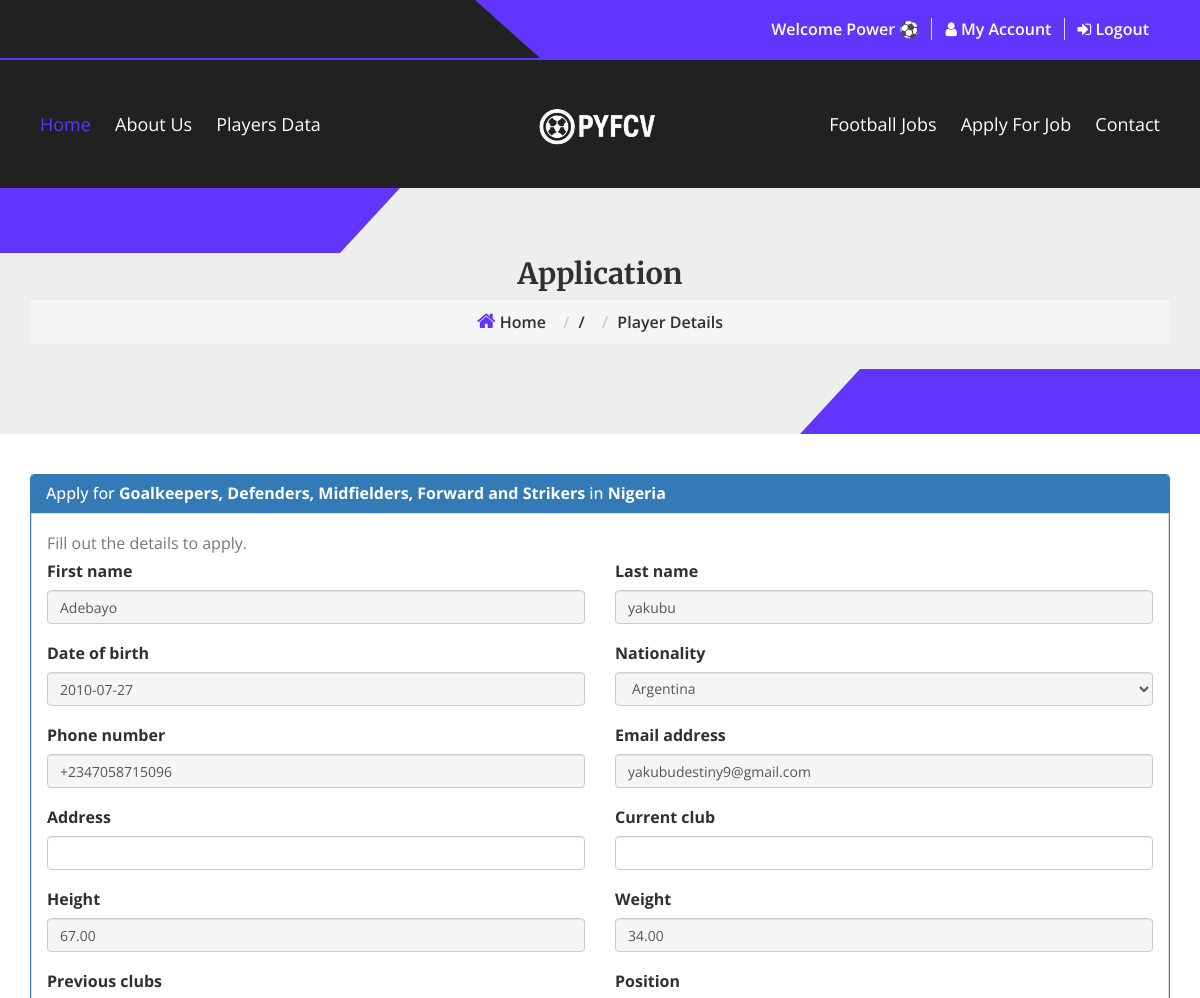
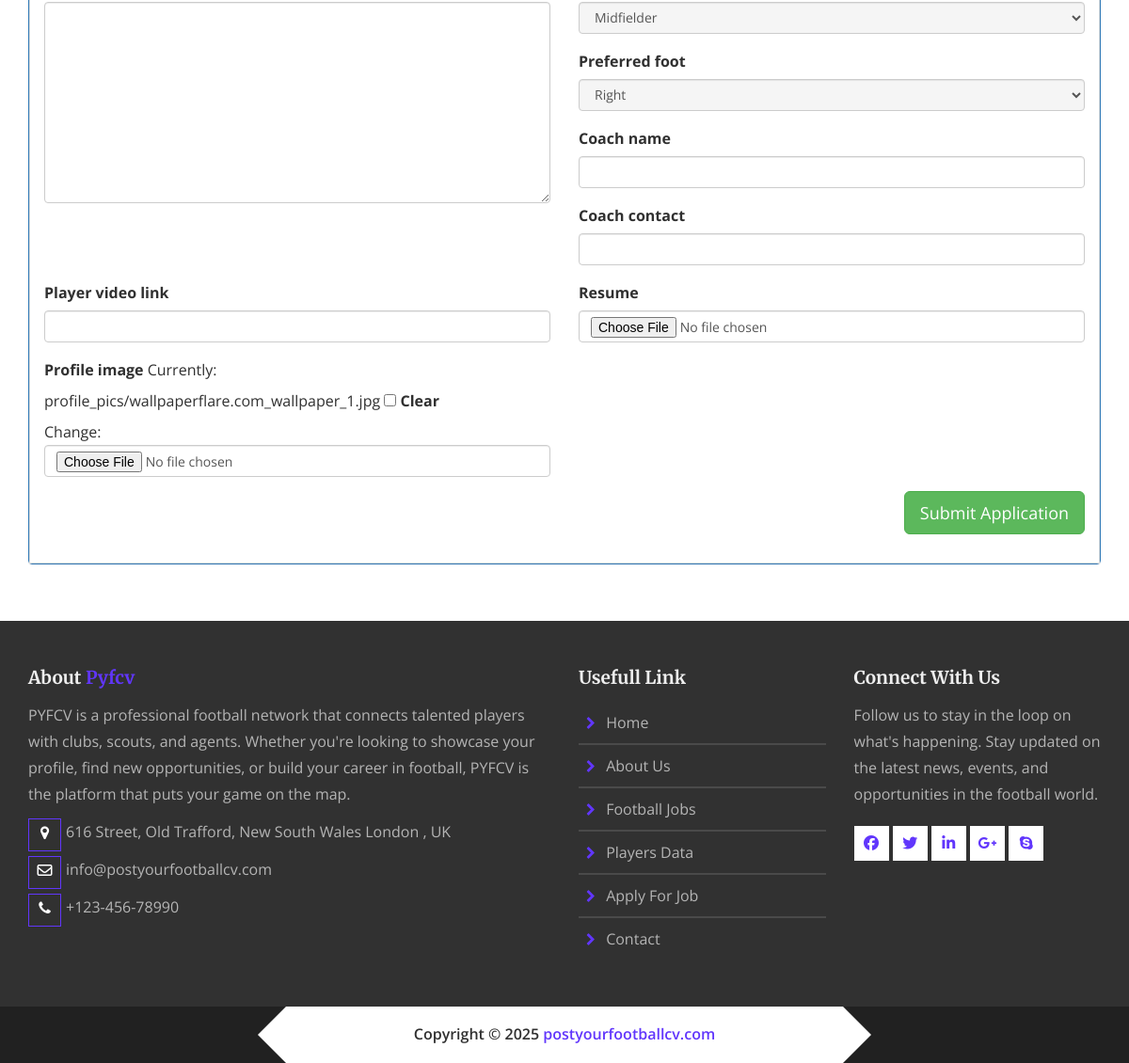
Page /accounts/jobs/2/apply/ (signed in) on the committed database (2 pictures, top to bottom).
### accounts/models.py (models this page shows, shortened)
class Account(AbstractBaseUser, PermissionsMixin):
    username        = models.CharField(max_length=150, unique=True)
    email           = models.EmailField(max_length=254, unique=True)
    first_name      = models.CharField(max_length=30)
    last_name       = models.CharField(max_length=30)
    phone_number    = PhoneNumberField(max_length=20, blank=True, null=True)
    date_of_birth   = models.DateField(blank=True, null=True)
    nationality     = CountryField(max_length=50, blank=True, null=True)
    bio             = models.TextField(blank=True, null=True, help_text="A short personal bio")
    birth_date      = models.CharField(max_length=100,blank=True,null=True, help_text="e.g january 5th, 1996")
    birth_place     = models.CharField(max_length=100,blank=True,null=True ,help_text="e.g Manchester - UK")
    height          = models.DecimalField(
                        max_digits=5, decimal_places=2,
                        blank=True, null=True,
                        help_text="Height in cm"
                     )
    weight          = models.DecimalField(
                        max_digits=5, decimal_places=2,
                        blank=True, null=True,
                        help_text="Weight in kg"
                     )
    position        = models.CharField(
                        max_length=2,
                        choices=POSITION_CHOICES,
                        blank=True, null=True
                     )
    preferred_foot  = models.CharField(
                        max_length=5,
                        choices=FOOT_CHOICES,
                        blank=True, null=True
                     )
    profile_image  = models.ImageField(upload_to='profile_pics/',
                        default='profile_pics/profile_pic.webp',
                        blank=True)
    date_joined     = models.DateTimeField(auto_now_add=True)
    last_login      = models.DateTimeField(auto_now=True)
    is_active       = models.BooleanField(default=True)
    is_staff        = models.BooleanField(default=False)
    is_admin        = models.BooleanField(default=False)
    is_superuser    = models.BooleanField(default=False)
    objects         = AccountManager()
    USERNAME_FIELD  = 'username'
    REQUIRED_FIELDS = ['email', 'first_name', 'last_name']

class FootballJob(models.Model):
    country_name = models.CharField(max_length=100, blank=True, null=True)
    country_flag = models.ImageField(upload_to='country_flags/', blank=True, null=True)
    position_title = models.CharField(max_length=100, blank=True, null=True)
    requirement_description = models.TextField(blank=True, null=True)
    salary_offer = models.CharField(max_length=100, blank=True, null=True)
    age_range = models.CharField(max_length=50, blank=True, null=True)
    created_at = models.DateTimeField(auto_now_add=True)

### accounts/views.py (the view)
# urls.py: path('jobs/<int:job_id>/apply/',views.apply_for_job, name='apply_for_job'),
@login_required
def apply_for_job(request, job_id):
    job = get_object_or_404(FootballJob, id=job_id)
    user = request.user
    if not is_profile_complete(user):
        return redirect('player_account')  # Change this to your profile update URL name
    if request.method == 'POST':
        form = PlayerJobApplicationForm(request.POST, request.FILES, user=user)
        if form.is_valid():
            try:
                application = form.save(commit=False)
                application.job = job
                application.save()
                messages.success(request, "Application submitted successfully.")
                return redirect('apply_for_job', job_id=job.id)
            except Exception as e:
                messages.error(request, f"An error occurred while saving your application: {str(e)}")
        else:
            messages.error(request, "Please correct the errors in the form before submitting.")
            print(form.errors)
    else:
        initial_data = {
            'first_name': user.first_name,
            'last_name': user.last_name,
            'date_of_birth': user.date_of_birth,
            'nationality': user.nationality,
            'phone_number': user.phone_number,
            'email_address': user.email,
            'height': user.height,
            'weight': user.weight,
            'position': user.position,
            'preferred_foot': user.preferred_foot,
            'profile_image': user.profile_image,
        }
        form = PlayerJobApplicationForm(initial=initial_data, user=user)
    return render(request, 'home/apply.html', {'form': form, 'job': job})

### accounts/views.py (called while the page is built)
def is_profile_complete(user):
    required_fields = [
        user.first_name,
        user.last_name,
        user.date_of_birth,
        user.nationality,
        user.phone_number,
        user.height,
        user.weight,
        user.position,
        user.preferred_foot,
        user.profile_image,
    ]
    return all(required_fields)

### templates/home/apply.html (shortened to what this page needs)
{% extends "core/base/base.html" %}
{% load static %}
{% block contents %}
<section class="kick-breadcromb-area">
    <div class="container">
        <div class="row">
            <div class="col-md-12">
                <div class="breadcromb-box text-center">
                    <h2>Application</h2>
                    <ul class="breadcrumb">
                        <li><a href="{% url 'home' %}"><i class="fa fa-home"></i> Home</a></li>
                        <li>/</li>
                        <li>Player Details</li>
                    </ul>
                </div>
            </div>
        </div>
    </div>
</section>
<section class="application-form-section" style="padding: 40px 0;">
    <div class="container">
        <div class="panel panel-primary">
            <div class="panel-heading">
                <h3 class="panel-title">
                    Apply for <strong>{{ job.position_title }}</strong> in <strong>{{ job.country_name }}</strong>
                </h3>
            </div>
            <div class="panel-body">
                <p class="text-muted">Fill out the details to apply.</p>
                <form method="post" enctype="multipart/form-data"  action="{% url 'apply_for_job' job.id %}">
                    <div class="row">
                        {% for field in form %}
                            <div class="form-group col-md-6 col-sm-12">
                                <label for="{{ field.id_for_label }}">{{ field.label }}</label>
                                {{ field }}
                            </div>
                        {% endfor %}
                    </div>
                    <div class="form-group text-right">
                        <button type="submit" class="btn btn-success btn-lg">Submit Application</button>
                    </div>
                </form>
            </div>
        </div>
    </div>
</section>
{% endblock %}

### templates/core/sections/navbar.html (shortened to what this page needs)
{% load static %}
    <section class="kick-header-area">
        <div class="header-top-area">
            <div class="header-top-overlay"></div>
            <div class="container">
                <div class="row">
                    <div class="col-sm-5">
                    </div>
                    <div class="col-sm-7">
                        <div class="header-top-right">
                          {% if request.user.is_authenticated %}
                                 <a>
                                   Welcome {{ request.user.username }} ⚽
                                  </a>
                              <a href="{% url 'player_account' %}">
                                <i class="fa fa-user"></i>
                                My Account
                            </a>
                            {% else %}
                              <a href="{% url 'auth_login' %}">
                                <i class="fa fa-user"></i>
                                My Account
                            </a>
                            {% endif %}
                           {% if request.user.is_authenticated %}
                                <a href="{% url 'auth_logout' %}">
                                    <i class="fa fa-sign-in"></i>
                                    logout
                                </a>
                            {% endif %}
                        </div>
                    </div>
                </div>
            </div>
        </div>
        <div class="header-mainmenu-area">
            <div class="container">
                <div class="kick-desktop-menu">
                    <div class="row">
                        <div class="col-md-12">
                            <div class="mainmenu-left pull-left">
                                <nav>
                                    <ul id="navigation_menu">
                                        <li class="current-page-item">
                                            <a href="{% url 'home' %}">Home</a>
                                        </li>
                                        <li>
                                            <a href="{% url 'home' %}#about">about us</a>
                                        </li>
                                        <li>
                                            <a href="{% url 'players_data' %}">Players Data</a>
                                        </li>
                                    </ul>
                                </nav>
                            </div>
                            <div class="kick-site-logo">
                                <a href="{% url 'home' %}" class="kick-site-logo">
                                    <img src="{% static  'assets/img/logo.png' %}" alt="site logo" />
                                </a>
                            </div>
                            <div class="mainmenu-left second-menu">
                                <nav>
                                    <ul id="navigation_menu_2">
                                        <li>
                                            <a href="{% url 'football_job' %}">Football Jobs</a>
                                        </li>
                                        <li>
                                            <a href="{% url 'football_job' %}">Apply for Job</a>
                                        </li>
                                        <li>
                                            <a href="{% url 'contact' %}">contact</a>
                                        </li>
                                    </ul>
                                </nav>
                            </div>
                        </div>
                    </div>
                </div>
            </div>
        </div>
    </section>

### static/assets/css/style.css (style rules this page uses)
body { font-family: 'Open Sans', sans-serif; font-size: 16px; line-height: 28px; color: #303030; font-weight: 400 }
html,body { height: 100%; }
img { max-width: 100%; height: auto }
h1, h2, h3, h4, h5, h6, p { margin: 0; padding: 0; }
a { -webkit-transition: all 0.4s ease 0s; transition: all 0.4s ease 0s; color: inherit }
ul, ol { margin: 0; padding: 0; }
li { list-style-type: none; }
.kick-breadcromb-area { background: #eee none repeat scroll 0 0; padding: 70px 0; position: relative; text-align: center }
.breadcromb-box h2 { font-family: 'Merriweather', serif; font-size: 29px; font-weight: 700; text-transform: capitalize }
.breadcromb-box > ul { margin-top: 10px; }
.breadcromb-box ul li { display: inline-block; font-weight: 600; margin: 0 4px; text-transform: capitalize; }
.breadcromb-box ul li a i { color: rgb(97, 54, 252); font-size: 20px; }
.kick-breadcromb-area:before { border-color: rgb(97, 54, 252) transparent; border-style: solid; border-width: 65px 60px 0 0; content: ""; height: 100%; left: 0; position: absolute; top: 0; width: 33.33%; }
.kick-breadcromb-area:after { border-color: rgb(97, 54, 252) transparent; border-style: solid; border-width: 0 0 65px 60px; content: ""; height: 100%; position: absolute; right: 0; top: 0; width: 33.33%; }
.slicknav_nav a { font-size: 16px; margin: 0; text-transform: capitalize; -webkit-transition: all 0.4s ease 0s; transition: all 0.4s ease 0s; color: #000 }
.slicknav_nav li { border-bottom: 1px solid #aaa; }
.slicknav_nav li:last-child { border-bottom: 0px solid #aaa }
.slicknav_nav { background: #fff none repeat scroll 0 0; border-top: 1px solid rgb(97, 54, 252); box-shadow: 0 10px 30px #aaa; position: relative; top: 5px; z-index: 9999999 }
.header-top-area { background: #212121 none repeat scroll 0 0; padding: 15px 0; position: relative }
.header-top-overlay { background: rgb(97, 54, 252) none repeat scroll 0 0; height: 100%; position: absolute; right: 0; top: 0; width: 55%; }
.header-top-right { text-align: right; }
.header-top-right > a { border-right: 1px solid #ddd; color: #fff; font-weight: 600; margin-right: 13px; padding-right: 8px; text-transform: capitalize; }
.header-top-right > a:last-child { border-right: 0px solid #ddd }
.header-top-overlay:before { border-color: rgb(97, 54, 252) transparent; border-style: solid; border-width: 58px 0 0 65px; content: ""; left: -65px; position: absolute; top: 0; }
.mainmenu-left { float: right; margin: 20px 0 }
.kick-site-logo { float: none; margin: 0 auto; width: 130px; }
.kick-site-logo > img { float: left; left: 44%; position: absolute; width: 135px; z-index: 99999; }
.mainmenu-left li { display: inline-block; position: relative }
.mainmenu-left li a { display: block; text-transform: capitalize; padding: 30px 10px; font-size: 18px; color: #fff }
.mainmenu-left .current-page-item > a, .mainmenu-left a:hover { color: rgb(97, 54, 252); }
.header-mainmenu-area { background: #212121 none repeat scroll 0 0; border-top: 2px solid rgb(97, 54, 252); position: relative }
.panel-body { border: 1px solid #ddd }

### rows in the picture
Account: user.username "Power", form "Adebayo" "yakubu" "2010-07-27" "Argentina" "+2347058715096" "67.00" "34.00" "Midfielder" "Right"
FootballJob: position_title "Goalkeepers, Defenders, Midfielders, Forward and Strikers", country_name "Nigeria"

### other values in the picture
{{ field.label }} "First name" "Last name" "Date of birth" "Nationality" "Phone number" "Email address" "Address" "Current club" "Height" "Weight" "Previous clubs" "Position" "Preferred foot" "Coach name" "Coach contact" "Player video link" "Resume" "Profile image"
